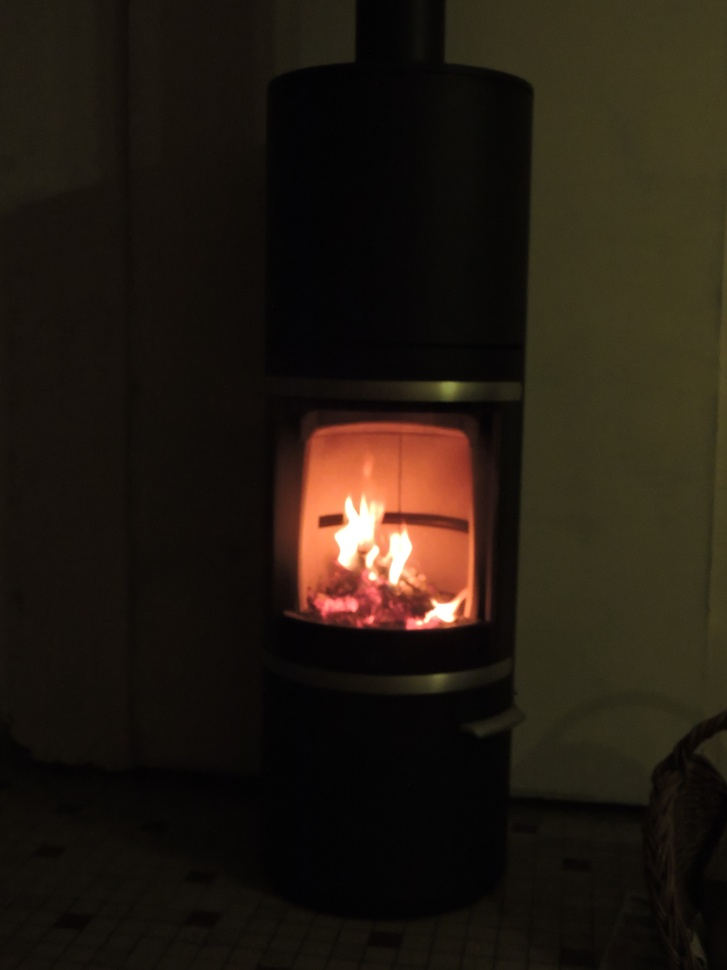
#> input picture images_test/DSCN4447.JPG, 727 x 970 px, shrunk from 3456 x 4608 before the run, found by its file name
$ python correction_gamma.py
#> lines starting #> are read from the running program, lines starting #| are printed output that depends on the picture
#> in afficherCorrectionGamma, image is the input picture: shape (970, 727, 3); mean B, G, R 17.2, 26.4, 34.4
import cv2
import matplotlib.pyplot as plt
import numpy as np

def generate_gamma_correction(image,gamma):
    """
    Applique une correction gamma à une image.
    """
#> called with gamma = 0.8
    image_float = image.astype(np.float32)
    if(len(image.shape)==2):#Image en niveaux de gris
        image_gamma=255*(image_float/255)**gamma
    else: #Image en couleur
        image_gamma=np.zeros_like(image_float)
        for i in range(3):
            image_gamma[:,:,i]=255*((image_float[:,:,i]/255)**gamma)
    image_gamma = np.clip(image_gamma, 0, 255).astype(np.uint8) #clipping et retour au unisgned
    return image_gamma


def afficherCorrectionGamma(nom_image,gamma):
    image = cv2.imread(nom_image)
    image_gamma=generate_gamma_correction(image,gamma)
    if(len(image.shape)==2):
        cmap="gray"
    else:
        cmap=None
    # Afficher les images
    plt.figure(figsize=(10, 5))

    plt.subplot(1, 2, 1)
    plt.imshow(cv2.cvtColor(image, cv2.COLOR_BGR2RGB), cmap)
    plt.title('Image Originale')

    plt.subplot(1, 2, 2)
    plt.imshow(cv2.cvtColor(image_gamma, cv2.COLOR_BGR2RGB), cmap)
    plt.title('Image avec correction gamma')

    plt.show()
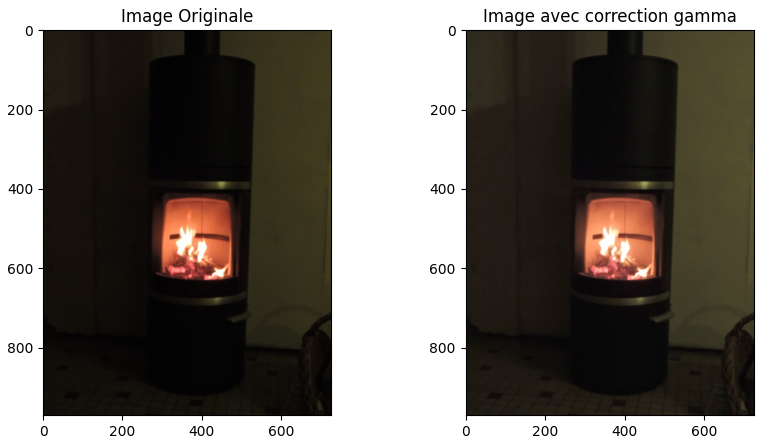
#> figure drawn by matplotlib, 2 panels

afficherCorrectionGamma("images_test/DSCN4447.JPG",0.8)

$ run again, with images_test/DSCN0125.JPG copied over images_test/DSCN4447.JPG
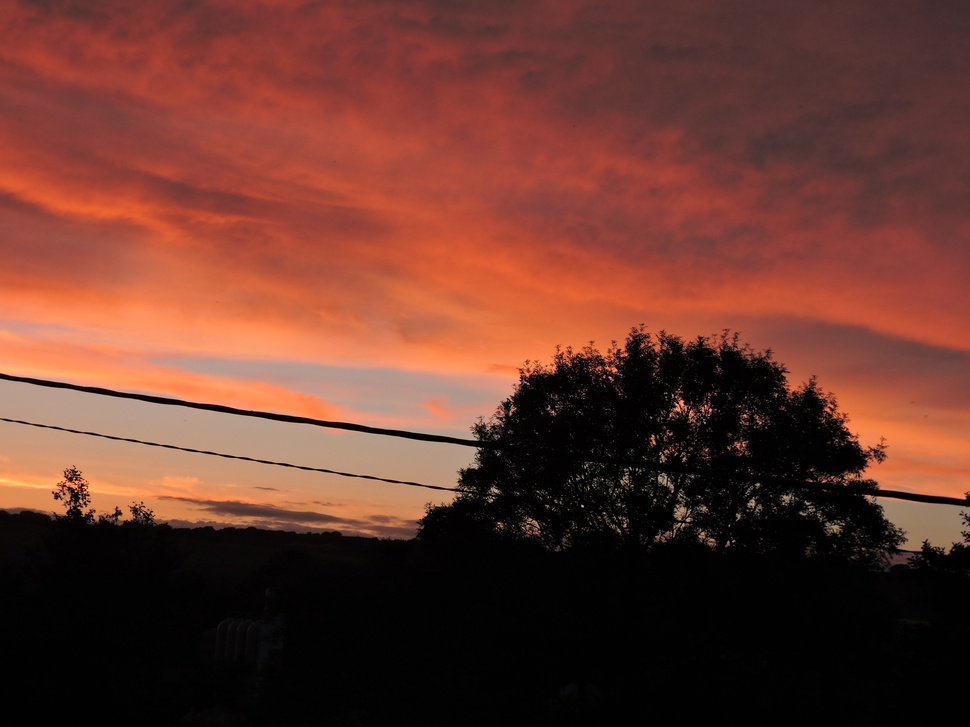
#> input picture images_test/DSCN0125.JPG, 970 x 727 px, shrunk from 4608 x 3456 before the run, found by its file name
#> in afficherCorrectionGamma, image is the input picture: shape (727, 970, 3); mean B, G, R 45, 56.2, 104.5
#> in afficherCorrectionGamma, `plt.show()`:
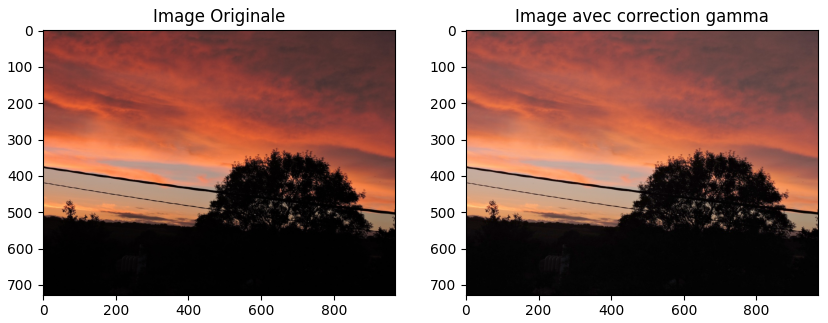
#> figure drawn by matplotlib, 2 panels

$ run again, with images_test/DSCN0131.JPG copied over images_test/DSCN4447.JPG
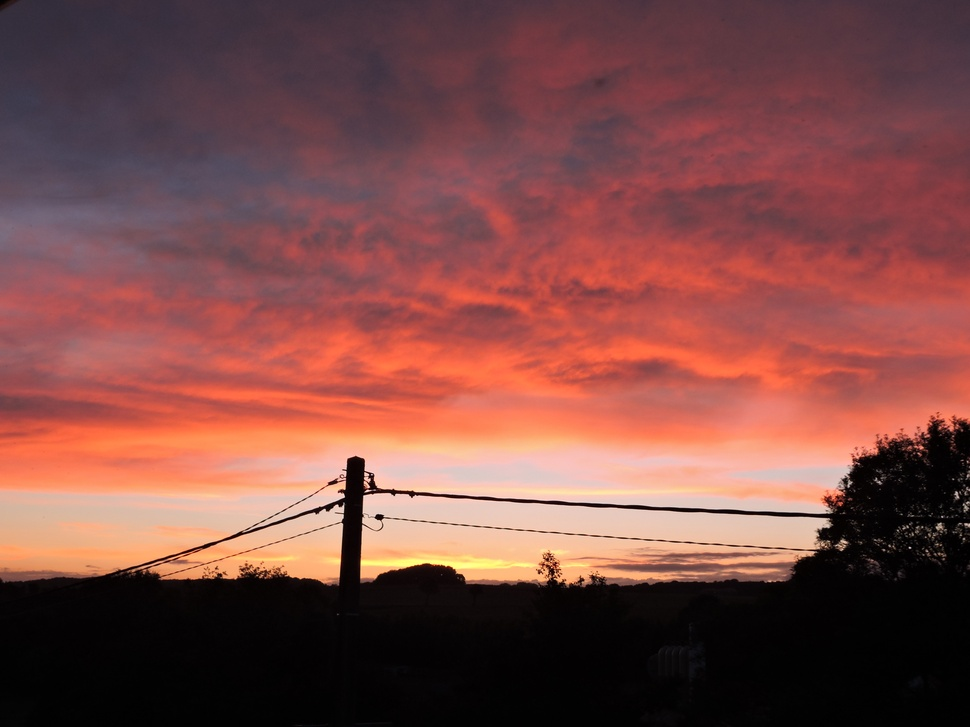
#> input picture images_test/DSCN0131.JPG, 970 x 727 px, shrunk from 4608 x 3456 before the run, found by its file name
#> in afficherCorrectionGamma, image is the input picture: shape (727, 970, 3); mean B, G, R 70.2, 74.2, 125.1
#> in afficherCorrectionGamma, `plt.show()`:
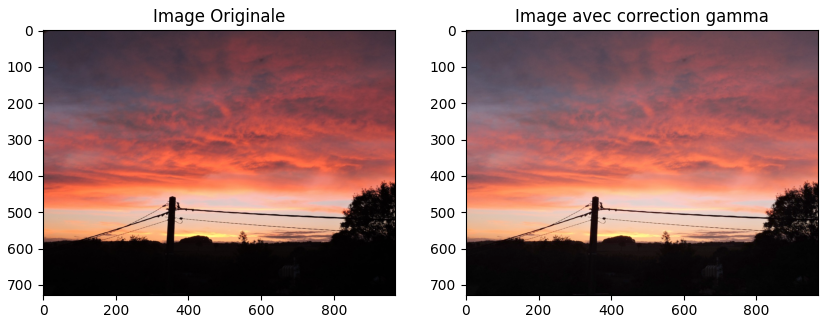
#> figure drawn by matplotlib, 2 panels

$ run again, with images_test/DSCN0323.JPG copied over images_test/DSCN4447.JPG
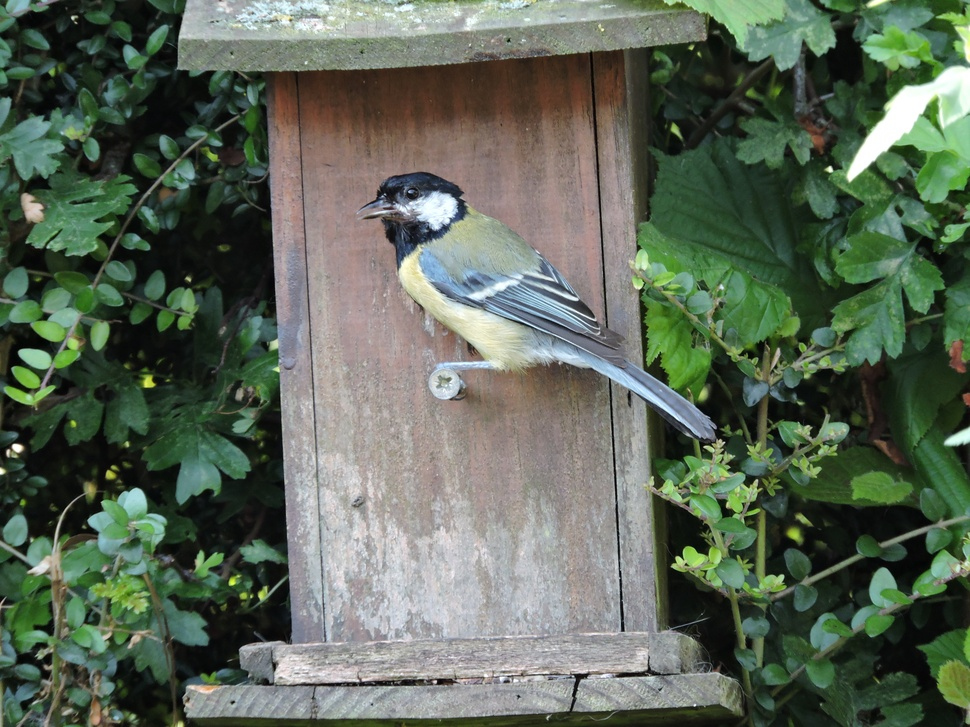
#> input picture images_test/DSCN0323.JPG, 970 x 727 px, shrunk from 4608 x 3456 before the run, found by its file name
#> in afficherCorrectionGamma, image is the input picture: shape (727, 970, 3); mean B, G, R 88.2, 103.6, 92.1
#> in afficherCorrectionGamma, `plt.show()`:
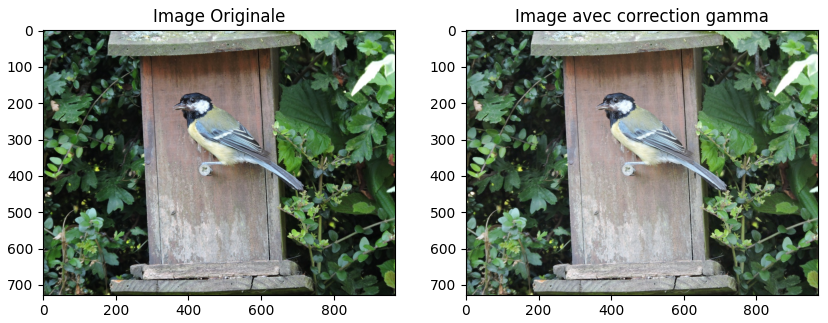
#> figure drawn by matplotlib, 2 panels
